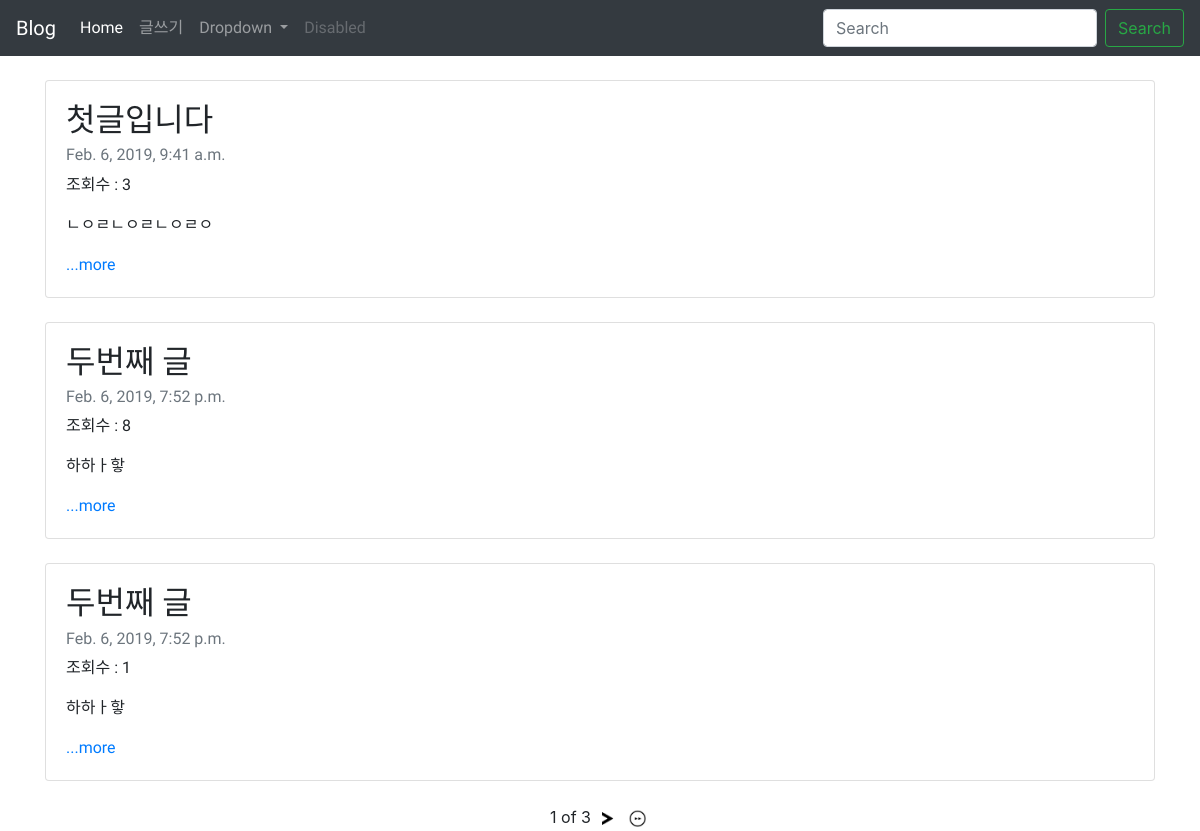
Before: / with the older database file.
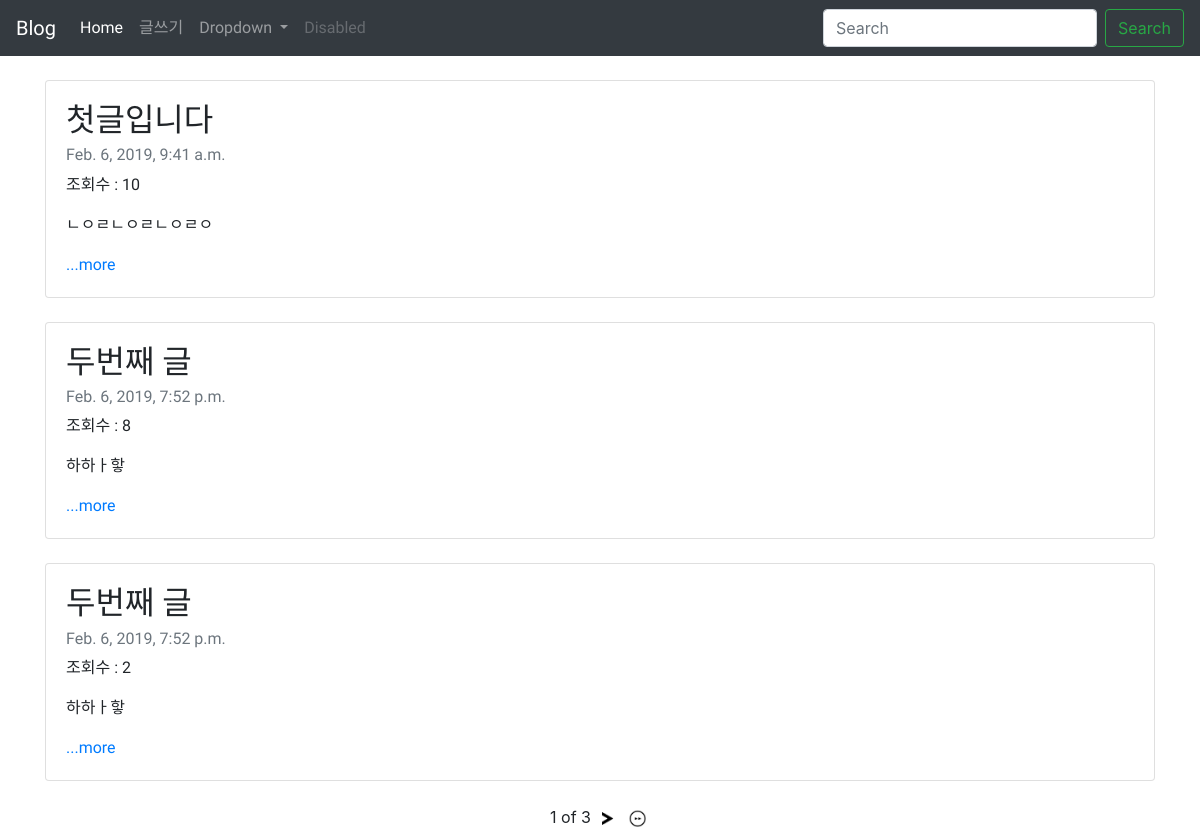
After: the same page with the newer database file.
### blogapp/models.py (models this page shows, shortened)
class Blog(models.Model):
    title = models.CharField(max_length=200)
    pub_date = models.DateTimeField('date published')
    body = models.TextField()
    post_hit = models.PositiveIntegerField(default=0)
    def summary(self):
        return self.body[:100]

### blogapp/views.py (the view)
# urls.py: 2. Add a URL to urlpatterns:  path('', views.home, name='home')
def home(request):
    blogs = Blog.objects
    blog_list = Blog.objects.all()
    paginator = Paginator(blog_list, 3)
    page = request.GET.get('page')
    posts = paginator.get_page(page)
    return render(request, 'home.html', {'blogs':blogs, 'posts':posts})

### blogapp/templates/home.html (shortened to what this page needs)
{% extends 'base.html' %}
{% block contents %}
{% load staticfiles %}
<body>
<br>
    {% for blog in posts %}
        <div class = "container">
            <div class="card">
                <div class="card-body">
                    <h2 class="card-title">{{blog.title}}</h2>
                    <h6 class="card-subtitle mb-2 text-muted">{{blog.pub_date}}</h6>
                    <p class="card-text">조회수 : {{blog.post_hit}}</p>
                    <p class="card-text">{{blog.summary}}</p>
                    <a href="{% url 'detail' blog.id%}" class="card-link" style="font-family: 'Cute Font', cursive;">...more</a>
                </div>
            </div> <br>
        </div>
    {%endfor%}
    <div class = "container" style="text-align: center">
        <span>{{posts.number}}</span>
        <span>of</span>
        <span>{{posts.paginator.num_pages}}</span>
        {%if posts.has_next%}
        <a href="?page={{posts.next_page_number}}"><img src="{% static 'right.png'%}" width="25" height="25" alt="Next"></a>
        <a href="?page={{posts.paginator.num_pages}}"><img src="{% static 'fright.png'%}" width="25" height="25" alt="Last"></a>
        {%endif%}
    </div>
</body>
{% endblock %}

### blogproject/templates/base.html (shortened to what this page needs)
<head>
    <link rel="stylesheet" href="https://stackpath.bootstrapcdn.com/bootstrap/4.1.3/css/bootstrap.min.css">
</head>
<body>
    <nav class="navbar navbar-expand-lg navbar-dark bg-dark">
        <a class="navbar-brand" href="{% url 'home' %}">Blog</a>
        <div class="collapse navbar-collapse" id="navbarSupportedContent">
            <ul class="navbar-nav mr-auto">
            <li class="nav-item active">
                <a class="nav-link" href="{% url 'home' %}">Home <span class="sr-only">(current)</span></a>
            </li>
            <li class="nav-item">
                <a class="nav-link" href="{% url 'new' %}">글쓰기</a>
            </li>
            <li class="nav-item dropdown">
                <a class="nav-link dropdown-toggle" href="#" id="navbarDropdown" role="button" data-toggle="dropdown" aria-haspopup="true" aria-expanded="false">
                Dropdown
                </a>
            </li>
            <li class="nav-item">
                <a class="nav-link disabled" href="#">Disabled</a>
            </li>
            </ul>
            <form class="form-inline my-2 my-lg-0">
            <input class="form-control mr-sm-2" type="search" placeholder="Search" aria-label="Search">
            <button class="btn btn-outline-success my-2 my-sm-0" type="submit">Search</button>
            </form>
        </div>
    </nav>
{% block contents %}
{% endblock %}
</body>

### blogproject/templates/base.html (style rules this page uses)
h1,h2,h6,p,h4,.navbar-brand,.nav-link,.dropdown-menu,.dropdown-item,.nav-link disabled,.btn btn-outline-success my-2 my-sm-0 { font-family: 'Cute Font', cursive; }

Changed rows visible on the page:
changed Blog "첫글입니다": post_hit "3" → "10"
changed Blog (number 3 of 3 on the later page): post_hit "1" → "2"
